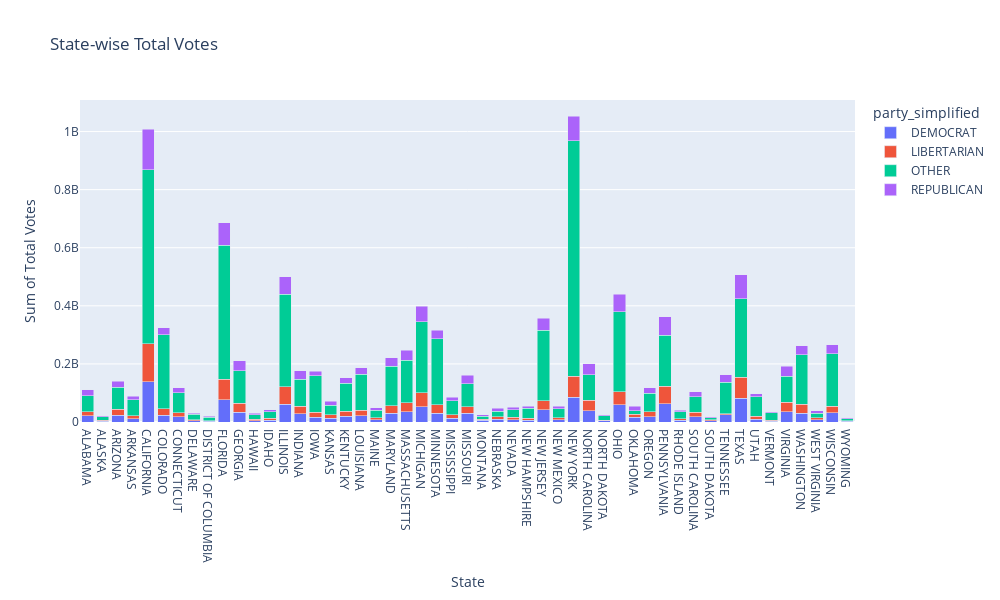

Notebook cell for this chart:
### Markdown cell above
#### 4: Expected Output

### Code cell
# Group the data by 'state' and 'party_simplified' and calculate the sum of 'totalvotes' for each group

state_party_votes = df_new.groupby(['state', 'party_simplified'])['totalvotes'].sum().reset_index()

# Create a stacked bar plot to visualize the total votes by state and party

fig = px.bar(
    state_party_votes,
    x='state',
    y='totalvotes',
    color='party_simplified',
    title='State-wise Total Votes',
    labels={'totalvotes': 'Sum of Total Votes', 'state': 'State'},
    barmode='stack'
)
# Set the x-axis to order states alphabetically and adjust plot size
fig.update_layout(
    xaxis={'categoryorder': 'category ascending'},
    height=600,
    width=1000
)
# Show the plot 
fig.show()

### Figure 1 — Plotly figure (JSON) as saved in the notebook; plotly's stock layout.template omitted (floating-point values rounded to 4 significant figures)
{"data": [{"alignmentgroup": "True", "hovertemplate": "party_simplified=DEMOCRAT<br>State=%{x}<br>Sum of Total Votes=%{y}<extra></extra>", "legendgroup": "DEMOCRAT", "marker": {"color": "#636efa", "pattern": {"shape": ""}}, "name": "DEMOCRAT", "offsetgroup": "DEMOCRAT", "orientation": "v", "showlegend": true, "textposition": "auto", "type": "bar", "x": ["ALABAMA", "ALASKA", "ARIZONA", "ARKANSAS", "CALIFORNIA", "COLORADO", "CONNECTICUT", "DELAWARE", "DISTRICT OF COLUMBIA", "FLORIDA", "GEORGIA", "HAWAII", "IDAHO", "ILLINOIS", "INDIANA", "IOWA", "KANSAS", "KENTUCKY", "LOUISIANA", "MAINE", "MARYLAND", "MASSACHUSETTS", "MICHIGAN", "MINNESOTA", "MISSISSIPPI", "MISSOURI", "MONTANA", "NEBRASKA", "NEVADA", "NEW HAMPSHIRE", "NEW JERSEY", "NEW MEXICO", "NEW YORK", "NORTH CAROLINA", "NORTH DAKOTA", "OHIO", "OKLAHOMA", "OREGON", "PENNSYLVANIA", "RHODE ISLAND", "SOUTH CAROLINA", "SOUTH DAKOTA", "TENNESSEE", "TEXAS", "UTAH", "VERMONT", "VIRGINIA", "WASHINGTON", "WEST VIRGINIA", "WISCONSIN", "WYOMING"], "xaxis": "x", "y": [20737875, 3092854, 23376800, 11634691, 138600102, 22915621, 18423771, 4011160, 2806210, 76861806, 34087864, 4725492, 6537956, 60561741, 29116355, 16976008, 13396731, 19060976, 21575656, 7848241, 30860983, 34579391, 52298549, 30059481, 12640994, 29427109, 5194180, 8846273, 7994555, 6816646, 41456077, 7725753, 85392378, 38469713, 3726021, 59863042, 15774954, 18843539, 63492331, 5230469, 17528285, 4162295, 25452652, 81378477, 10119675, 3345628, 34833028, 30493054, 8493002, 31429743, 2610513], "yaxis": "y"}, {"alignmentgroup": "True", "hovertemplate": "party_simplified=LIBERTARIAN<br>State=%{x}<br>Sum of Total Votes=%{y}<extra></extra>", "legendgroup": "LIBERTARIAN", "marker": {"color": "#EF553B", "pattern": {"shape": ""}}, "name": "LIBERTARIAN", "offsetgroup": "LIBERTARIAN", "orientation": "v", "showlegend": true, "textposition": "auto", "type": "bar", "x": ["ALABAMA", "ALASKA", "ARIZONA", "ARKANSAS", "CALIFORNIA", "COLORADO", "CONNECTICUT", "DELAWARE", "DISTRICT OF COLUMBIA", "FLORIDA", "GEORGIA", "HAWAII", "IDAHO", "ILLINOIS", "INDIANA", "IOWA", "KANSAS", "KENTUCKY", "LOUISIANA", "MAINE", "MARYLAND", "MASSACHUSETTS", "MICHIGAN", "MINNESOTA", "MISSISSIPPI", "MISSOURI", "MONTANA", "NEBRASKA", "NEVADA", "NEW HAMPSHIRE", "NEW JERSEY", "NEW MEXICO", "NEW YORK", "NORTH CAROLINA", "NORTH DAKOTA", "OHIO", "OKLAHOMA", "OREGON", "PENNSYLVANIA", "RHODE ISLAND", "SOUTH CAROLINA", "SOUTH DAKOTA", "TENNESSEE", "TEXAS", "UTAH", "VERMONT", "VIRGINIA", "WASHINGTON", "WEST VIRGINIA", "WISCONSIN", "WYOMING"], "xaxis": "x", "y": [14680303, 3092854, 20803635, 9916503, 130796332, 22915621, 13923724, 3775518, 2371527, 69531124, 30848609, 4725492, 6537956, 60561741, 24727372, 16976008, 11445842, 17691631, 19614895, 6080966, 24263026, 32020008, 47567588, 30059481, 12640994, 23257510, 4865446, 8846273, 7994555, 6138359, 31581300, 7725753, 72522157, 36335343, 3129632, 43798685, 10421412, 16587136, 58871544, 5230469, 16725702, 3531437, 3329609, 71909022, 9578457, 3161726, 32686393, 30493054, 5639908, 22868660, 2454170], "yaxis": "y"}, {"alignmentgroup": "True", "hovertemplate": "party_simplified=OTHER<br>State=%{x}<br>Sum of Total Votes=%{y}<extra></extra>", "legendgroup": "OTHER", "marker": {"color": "#00cc96", "pattern": {"shape": ""}}, "name": "OTHER", "offsetgroup": "OTHER", "orientation": "v", "showlegend": true, "textposition": "auto", "type": "bar", "x": ["ALABAMA", "ALASKA", "ARIZONA", "ARKANSAS", "CALIFORNIA", "COLORADO", "CONNECTICUT", "DELAWARE", "DISTRICT OF COLUMBIA", "FLORIDA", "GEORGIA", "HAWAII", "IDAHO", "ILLINOIS", "INDIANA", "IOWA", "KANSAS", "KENTUCKY", "LOUISIANA", "MAINE", "MARYLAND", "MASSACHUSETTS", "MICHIGAN", "MINNESOTA", "MISSISSIPPI", "MISSOURI", "MONTANA", "NEBRASKA", "NEVADA", "NEW HAMPSHIRE", "NEW JERSEY", "NEW MEXICO", "NEW YORK", "NORTH CAROLINA", "NORTH DAKOTA", "OHIO", "OKLAHOMA", "OREGON", "PENNSYLVANIA", "RHODE ISLAND", "SOUTH CAROLINA", "SOUTH DAKOTA", "TENNESSEE", "TEXAS", "UTAH", "VERMONT", "VIRGINIA", "WASHINGTON", "WEST VIRGINIA", "WISCONSIN", "WYOMING"], "xaxis": "x", "y": [54333648, 11595914, 75096255, 55484608, 599280833, 255286619, 67776225, 18449055, 12025285, 461992136, 111781564, 15364513, 23086003, 318390408, 92758794, 124450854, 33224995, 96048252, 123665990, 27141898, 137670995, 145674185, 245993221, 226404192, 47285033, 79366213, 10556952, 19968533, 26022345, 34802112, 242839594, 30736271, 809893929, 87402630, 14100919, 276505602, 11926393, 63155490, 175901555, 25411356, 51896561, 6108647, 108831512, 271641346, 67647496, 25676240, 90168840, 171334119, 15437902, 180460593, 6880746], "yaxis": "y"}, {"alignmentgroup": "True", "hovertemplate": "party_simplified=REPUBLICAN<br>State=%{x}<br>Sum of Total Votes=%{y}<extra></extra>", "legendgroup": "REPUBLICAN", "marker": {"color": "#ab63fa", "pattern": {"shape": ""}}, "name": "REPUBLICAN", "offsetgroup": "REPUBLICAN", "orientation": "v", "showlegend": true, "textposition": "auto", "type": "bar", "x": ["ALABAMA", "ALASKA", "ARIZONA", "ARKANSAS", "CALIFORNIA", "COLORADO", "CONNECTICUT", "DELAWARE", "DISTRICT OF COLUMBIA", "FLORIDA", "GEORGIA", "HAWAII", "IDAHO", "ILLINOIS", "INDIANA", "IOWA", "KANSAS", "KENTUCKY", "LOUISIANA", "MAINE", "MARYLAND", "MASSACHUSETTS", "MICHIGAN", "MINNESOTA", "MISSISSIPPI", "MISSOURI", "MONTANA", "NEBRASKA", "NEVADA", "NEW HAMPSHIRE", "NEW JERSEY", "NEW MEXICO", "NEW YORK", "NORTH CAROLINA", "NORTH DAKOTA", "OHIO", "OKLAHOMA", "OREGON", "PENNSYLVANIA", "RHODE ISLAND", "SOUTH CAROLINA", "SOUTH DAKOTA", "TENNESSEE", "TEXAS", "UTAH", "VERMONT", "VIRGINIA", "WASHINGTON", "WEST VIRGINIA", "WISCONSIN", "WYOMING"], "xaxis": "x", "y": [20737875, 3092854, 20803635, 11634691, 138600102, 22915621, 18423771, 4011160, 2806210, 76861806, 34087864, 4725492, 6537956, 60561741, 29116355, 16976008, 13396731, 19060976, 21575656, 7848241, 28476745, 34579391, 52298549, 30059481, 12640994, 29427109, 5194180, 8846273, 7994555, 6816646, 41456077, 7725753, 85392378, 38469713, 3726021, 59863042, 15774954, 18843539, 63492331, 5230469, 17528285, 4162295, 25452652, 81378477, 10119675, 3345628, 34833028, 30493054, 8493002, 31429743, 2610513], "yaxis": "y"}], "layout": {"barmode": "stack", "height": 600, "legend": {"title": {"text": "party_simplified"}, "tracegroupgap": 0}, "title": {"text": "State-wise Total Votes"}, "width": 1000, "xaxis": {"anchor": "y", "autorange": true, "categoryorder": "category ascending", "domain": [0, 1], "range": [-0.5, 50.5], "title": {"text": "State"}, "type": "category"}, "yaxis": {"anchor": "x", "autorange": true, "domain": [0, 1], "range": [0, 1109000000.0], "title": {"text": "Sum of Total Votes"}, "type": "linear"}}}
